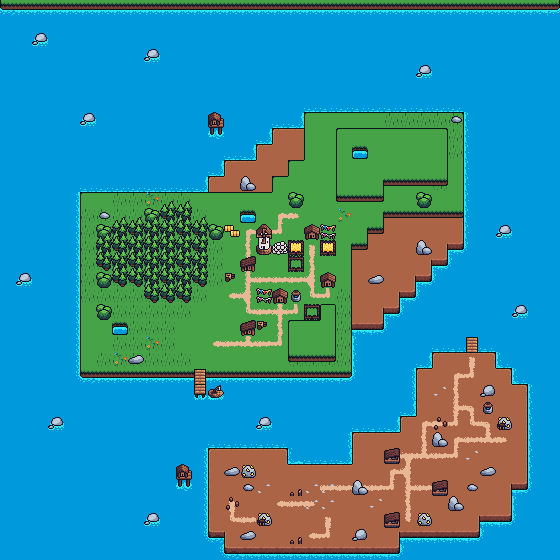

This game map was drawn from its Tiled (.tmx) file and the tilesets committed beside it. A one-line description and the trimmed map source follow:
An orthogonal 35x35 tile map with 16x16 px tiles, 3 tile layers (Base, First, Second) and 6 objects.

<map version="1.4" tiledversion="1.4.3" orientation="orthogonal" renderorder="right-down" width="35" height="35" tilewidth="16" tileheight="16" infinite="0" nextlayerid="9" nextobjectid="8">
 <tileset firstgid="1" source="TilesetWithCollisions.tsx" />
 <layer id="4" name="Base" width="35" height="35">
  <data>[1225 cells, 1225 non-empty, 34 distinct tile ids]</data>
 </layer>
 <layer id="5" name="First" width="35" height="35">
  <data>[1225 cells, 243 non-empty, 42 distinct tile ids]</data>
 </layer>
 <layer id="6" name="Second" width="35" height="35">
  <data>[1225 cells, 99 non-empty, 28 distinct tile ids]</data>
 </layer>
 <objectgroup id="7" name="Start">
  <object id="1" x="106.49" y="351.073" />
 </objectgroup>
 <objectgroup id="8" name="Interactions">
  <object id="2" x="199.926" y="370.31" />
  <object id="4" x="471.991" y="355.196" />
  <object id="5" x="264.507" y="248.019" />
  <object id="6" x="318.25" y="238.375" width="19.5" height="19.625" />
  <object id="7" x="286.625" y="238.375" width="19.25" height="19.375" />
 </objectgroup>
</map>
